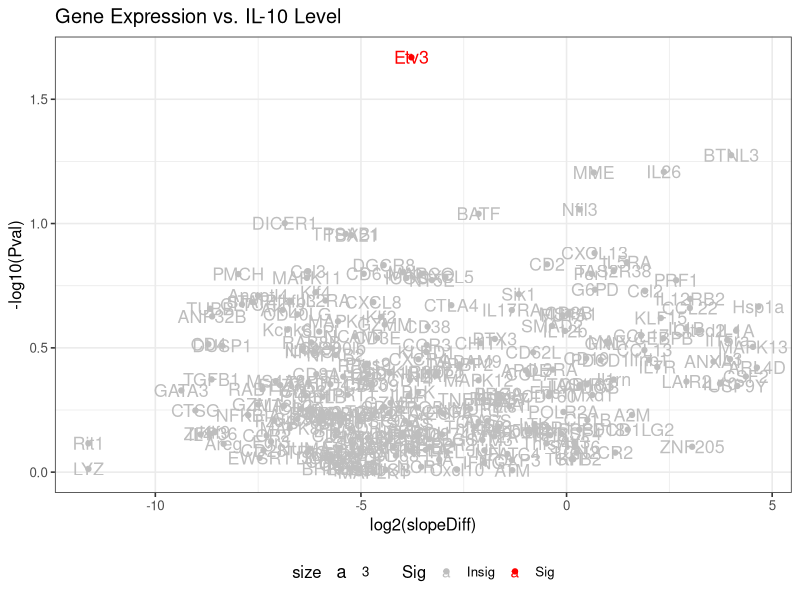

Write R code to recreate this figure.
## BTEC395 S2020 GX LOIC SOUMANI


## Set working directory to source file location


## Read in the table of fold changes
FCdata <- read.csv("../data/FC.csv", row.names = 1, header = FALSE)

## Read in the table of expression data
IBS <- read.csv("../data/GXdata.csv", header = TRUE)

## Access only the columns with RNA Expression (subsetting)
names(IBS)[28:277]

## Make a list of anova(lm()) results for bloodwork parameter
storage <- list()

for(i in names(IBS)[28:277]){
  storage[[i]]  <- anova(lm(get(i) ~ IL10, IBS))
}

## Extract the p-values into a new list
pVals <- list()

for(i in names(storage)){
  pVals[[i]] <- -(log10(storage[[i]]$'Pr(>F)'))
}

## Convert the pValues list into a data frame. 

DFpvalues <- data.frame(matrix(unlist(pVals), nrow=length(pVals), byrow=T))

## Combine the results dataframes and write column labels

VolcanoPlotData <- cbind(FCdata, DFpvalues)
names(VolcanoPlotData)[1] <- paste("log2(slopeDiff)")
names(VolcanoPlotData)[2] <- paste("-log10(Pval)")

## Add a column to evaluate significance

VolcanoPlotData$Sig <- ifelse(VolcanoPlotData$`-log10(Pval)` > 1.3, "Sig", "Insig");
  
## Make a volcano-style scatterplot for these results

install.packages("ggplot2")
library(ggplot2)
# library(ggrepel)

png("../fig_output/IL10plot.png")
IL10plot <- ggplot(VolcanoPlotData, aes(x = `log2(slopeDiff)`, y = `-log10(Pval)`, label=rownames(VolcanoPlotData), color=Sig)) +
  geom_point(aes(color = Sig)) +
  scale_color_manual(values = c("grey", "red")) +
  theme_bw(base_size = 12) + theme(legend.position = "bottom") +
  geom_text(aes(x = `log2(slopeDiff)`,y = `-log10(Pval)`, fontface = 1, size=3,  label=row.names(VolcanoPlotData)))

print(IL10plot + ggtitle("Gene Expression vs. IL-10 Level"))
dev.off()



